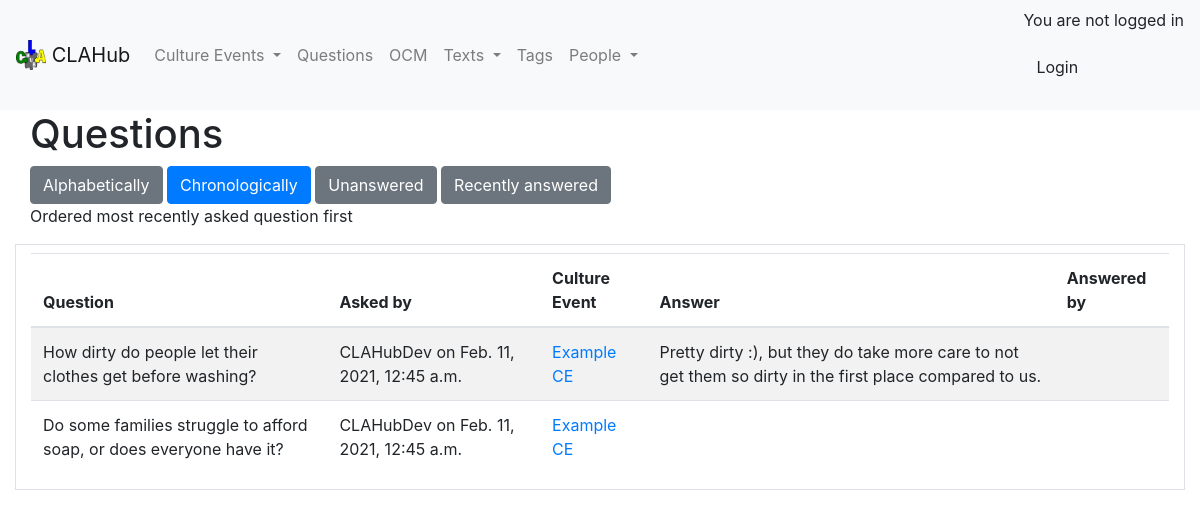
The app's page /CE/questions_chron with its own data.
### CE/models.py (models this page shows, shortened)
class Question(models.Model):
    def __init__(self, *args, **kwargs):
        super(Question, self).__init__(*args, **kwargs)
        self.original_answer = self.answer
    ce = models.ForeignKey('CultureEvent', on_delete=models.CASCADE)
    question = models.CharField(max_length=200)
    answer = models.CharField(max_length=200,
                              blank=True)
    date_created = models.DateTimeField(auto_now_add=True)
    asked_by = models.CharField(max_length=30)
    last_modified = models.DateTimeField(auto_now=True)
    last_modified_by = models.CharField(max_length=20)
    answered_by = models.CharField(max_length=20)

class CultureEvent(models.Model):
    title = models.CharField(max_length=60, blank=False, unique=True)
    date_created = models.DateTimeField(auto_now_add=True)
    last_modified = models.DateTimeField(auto_now=True)
    last_modified_by = models.CharField(max_length=20)
    description = models.TextField(blank=True)
    description_plain_text = models.TextField(blank=True)
    differences = models.TextField(blank=True)
    interpretation = models.TextField(blank=True)
    slug = models.SlugField(unique=True)  # set in save function, form doesn't need to validate it
    tags = TaggableManager()
    def save(self, *args, **kwargs):
        self.check_unique_title()
        self.description = bleach.clean(self.description_plain_text)
        if CE.settings.auto_cross_reference:
            self.auto_cross_ref()
        else:
            self.find_tag()
        self.slug = slugify(self.title)
        super().save(*args, **kwargs)

### CE/views.py (the view)
# urls.py: path('questions_chron', views.questions_chron, name='questions_chron'),
@CE.utilities.conditional_login
def questions_chron(request):
    questions = Question.objects.order_by('-date_created')
    set_ces = set([i.ce for i in questions])
    paginator = Paginator(questions, 25)
    questions = paginator.get_page(request.GET.get('page'))
    context = {
        'Questions': questions,
        'paginator': questions,
        'CEs': set_ces
    }
    return render(request, 'CE/questions_chron.html', context)

### CE/templates/CE/questions_chron.html (shortened to what this page needs)
{% extends 'base.html' %}
{% block page_content %}
<div class="container-fluid">
    <h1>Questions</h1>
    <div class="btn=group" role="group" aria-label="Filter options" >
        <a href="{% url 'CE:questions_alph' %}" role="button" class="btn btn-secondary">Alphabetically</a>
        <button type="button" class="btn btn-primary">Chronologically</button>
        <a href="{% url 'CE:questions_unanswered' %}" role="button" class="btn btn-secondary">Unanswered</a>
        <a href="{% url 'CE:questions_recent' %}" role="button" class="btn btn-secondary">Recently answered</a>
    </div>
    <p>Ordered most recently asked question first</p>
</div>
<div class="container-fluid border">
    <table class="table table-striped">
    <thead>
    <tr>
        <th scope="col">Question</th>
        <th scope="col">Asked by</th>
        <th scope="col">Culture Event</th>
        <th scope="col">Answer</th>
        <th scope="col">Answered by</th>
    </tr>
    </thead>
    <tbody>
    {% for q in Questions %}
    <tr>
        <td>{{q.question}}</td>
        <td>{{q.asked_by}} on {{q.date_created}}</td>
        <td><a href="{% url 'CE:view' q.ce.pk%}">{{q.ce.title}}</a></td>
        <td>{{q.answer}}</td>
        <td>{{q.answered_by}}</td>
    </tr>
    {% endfor %}
    </tbody>
</table>
</div>
{% endblock %}

### records on screen
Question: question "How dirty do people let their clothes get before washing?", asked_by "CLAHubDev", date_created "Feb. 11, 2021, 12:45 a.m.", ce "Example CE", answer "Pretty dirty :), but they do take more care to not get them so dirty in the first place compared to us."
Question: question "Do some families struggle to afford soap, or does everyone have it?", asked_by "CLAHubDev", date_created "Feb. 11, 2021, 12:45 a.m.", ce "Example CE"
